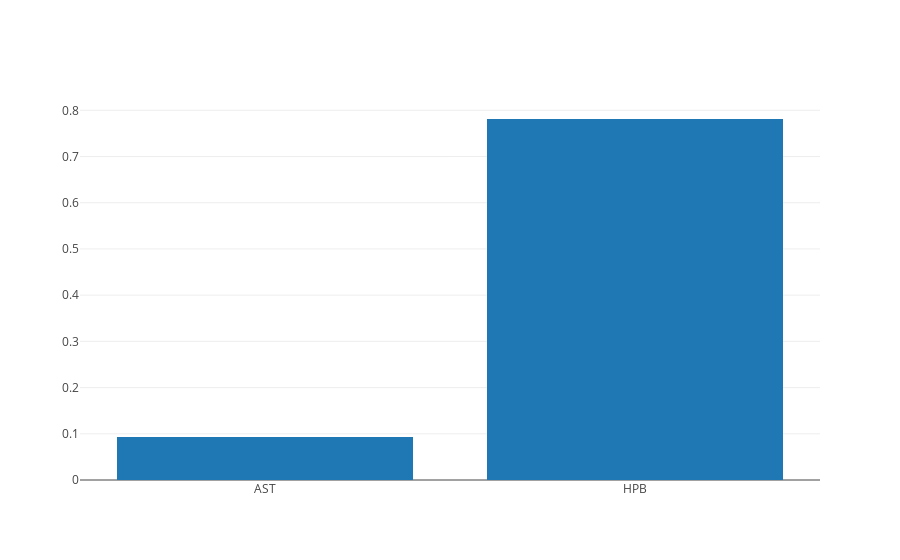

The cell this chart's notebook holds for it:
### Code cell
token_plot = go.Bar(x=another.index, y=another['USD'])
iplot([token_plot])

### Figure 1 — Plotly figure (JSON) as saved in the notebook; plotly's stock layout.template omitted (floating-point values rounded to 4 significant figures)
{"data": [{"type": "bar", "uid": "a929b716-cccb-11e8-8b58-8c85908b11be", "x": ["AST", "HPB"], "y": [0.09315, 0.7812]}], "layout": {}}
